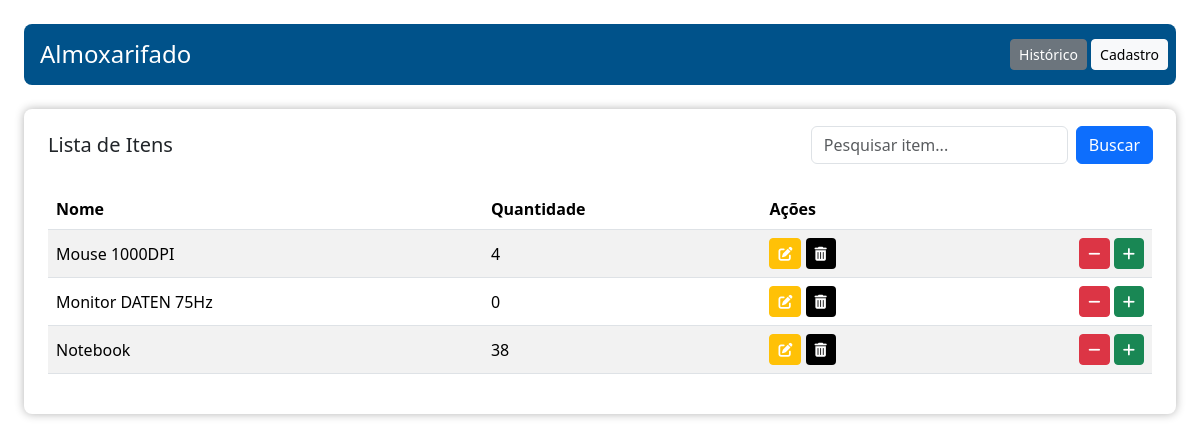
Before: / (signed in) with the older database file.
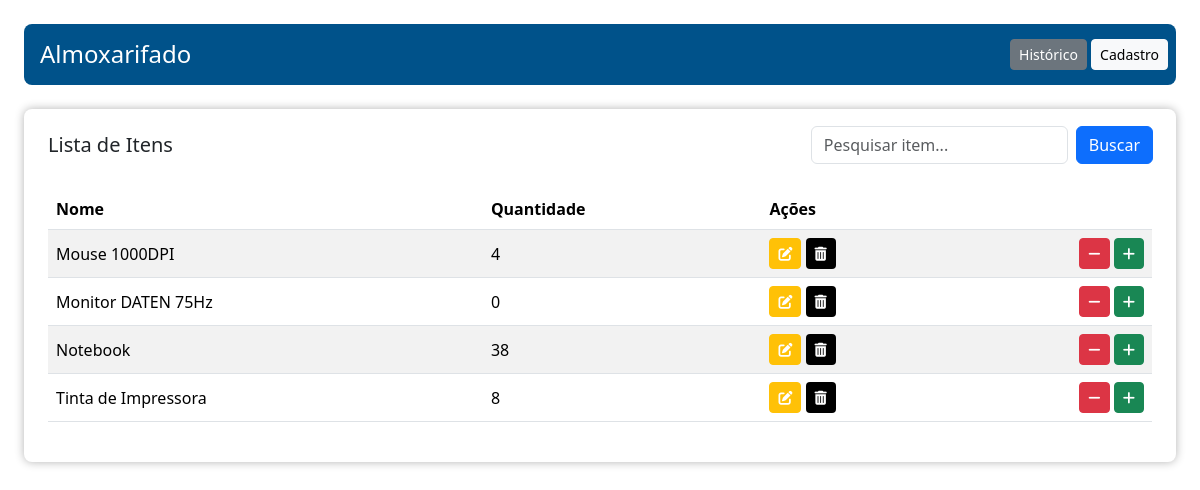
After: the same page with the newer database file.
### almoxarifado/models.py (models this page shows, shortened)
class Item(models.Model):
    nome = models.CharField(max_length=255)
    quantidade_total = models.IntegerField()

### almoxarifado/views.py (the view)
# urls.py: path('', views.almoxarifado, name='almoxarifado'),
@login_required
@required_almoxarifado
def almoxarifado(request):
    query = request.GET.get('filtro', '')
    if query:
        items = Item.objects.filter(
            Q(nome__icontains=query) | Q(id__icontains=query)
        )
    else:
        items = Item.objects.all()
    return render(request, 'almoxarifado.html', { 'items': items, 'filtro': query })

### almoxarifado/templates/almoxarifado.html (shortened to what this page needs)
{% extends "template.html" %}
{% load static %}
{% block main %}
<div class="w-100">
    <div class="d-flex p-2 m-4 rounded-3 justify-content-between align-items-center text-white" style="background-color: #00528A;">
        <h4 class="d-flex align-items-center justify-content-center text-white flex-row p-0 m-2">Almoxarifado</h4>
        <div>
            <a href="{% url 'almoxarifado:historico' %}" class="btn btn-secondary btn-sm">Histórico</a>
            <a href="{% url 'almoxarifado:cadastro_item' %}" class="btn btn-light btn-sm">Cadastro</a>
        </div>
    </div>
    <div class="d-flex bg-white p-2 m-4 rounded-3 justify-content-between align-items-center" style="box-shadow: 0px 0px 10px rgba(0, 0, 0, 0.3);">
        <div class="d-flex flex-column w-100">
            <div class="d-flex flex-row justify-content-between align-items-center">
                <h5 class="p-2 m-2">Lista de Itens</h5>
                <form method="get" class="d-flex gap-2">
                    <input type="text" name="filtro" class="form-control w-100" placeholder="Pesquisar item..." value="{{ filtro }}">
                    <button type="submit" class="btn btn-primary text-white" style="margin-right: 15px;">Buscar</button>
                </form>
            </div>
            <div class="m-3">
                <table class="table table-striped table-hover">
                    <thead>
                        <tr>
                            <th scope="col">Nome</th>
                            <th scope="col">Quantidade</th>
                            <th scope="col">Ações</th>
                    </tr>
                </thead>
                <tbody>
                        {% if items.count > 0 %}
                        {% for item in items %}
                        <tr style="vertical-align: middle;">
                            <td>{{ item.nome }}</td>
                            <td>{{ item.quantidade_total }}</td>
                            <td class="d-flex justify-content-between gap-2">
                                <div>
                                    <a href="{% url 'almoxarifado:update_item' item.id %}" class="btn btn-warning btn-sm"><i class="fa-solid fa-pen-to-square text-white"></i></a>
                                    <a href="{% url 'almoxarifado:delete_item' item.id %}" class="btn bg-black btn-sm"><i class="fa-solid fa-trash-can text-white"></i></a>
                                </div>
                                <div>
                                    <a href="{% url 'almoxarifado:retira_item' item.id %}" class="btn btn-danger btn-sm"><i class="fa-solid fa-minus text-white"></i></a>
                                    <a href="{% url 'almoxarifado:aloca_item' item.id%}" class="btn btn-success btn-sm"><i class="fa-solid fa-plus text-white"></i></i></a>
                                </div>
                            </div>
                        {% endfor %}
                        {% endif %}
            </div>
{% endblock %}

Changed rows visible on the page:
added Item: nome "Tinta de Impressora", quantidade_total "8"
